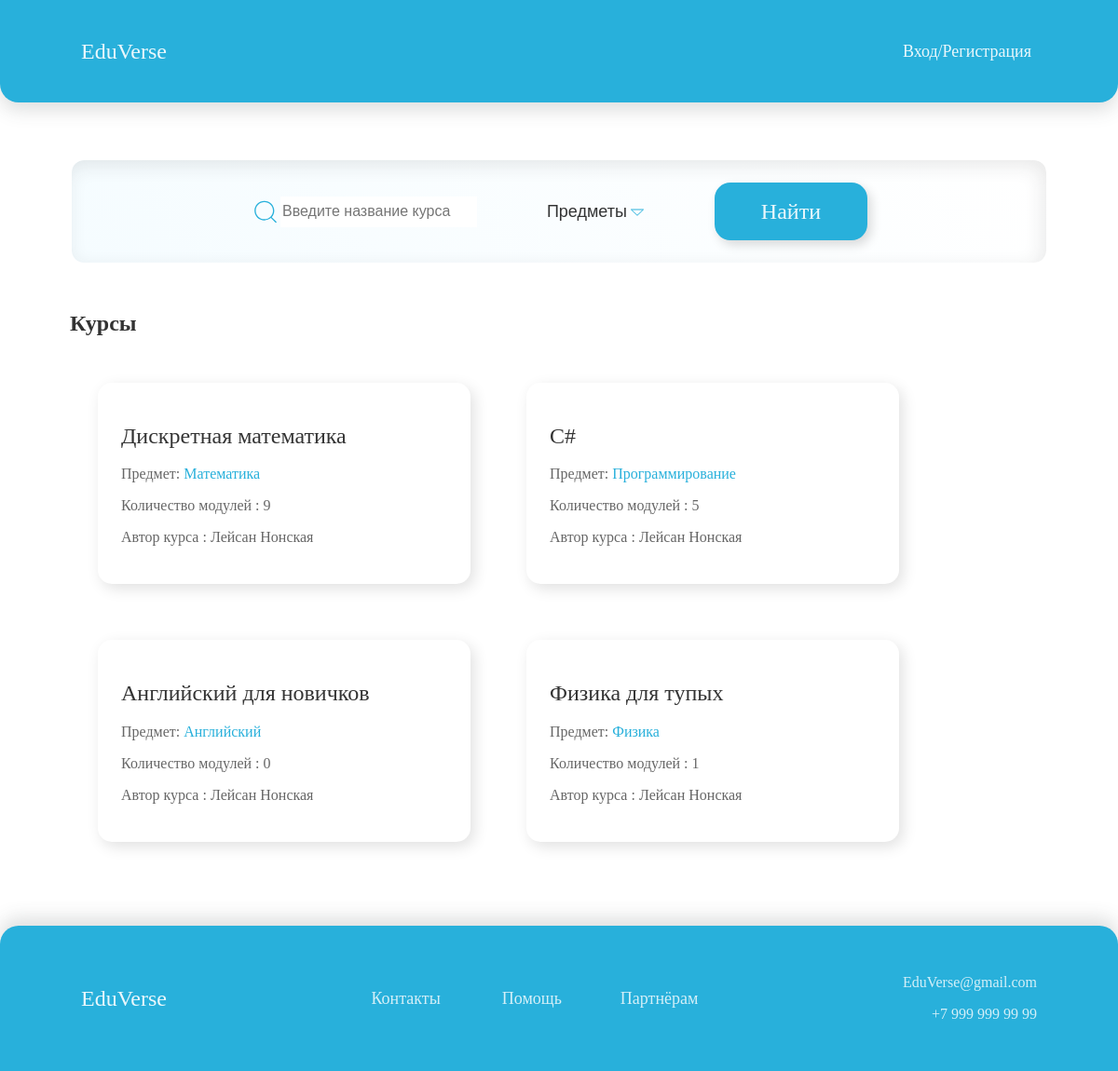
The page / on the database its author committed.
### courses/models.py (models this page shows, shortened)
class Course(models.Model):
    owner = models.ForeignKey(User,
                              related_name='courses_created',
                              on_delete=models.CASCADE)
    subject = models.ForeignKey(Subject,
                                related_name='courses',
                                on_delete=models.CASCADE)
    title = models.CharField(max_length=200)
    slug = models.SlugField(max_length=200, unique=True)
    overview = models.TextField()
    created = models.DateTimeField(auto_now_add=True)
    students = models.ManyToManyField(User,
                                      related_name='courses_joined',
                                      blank=True)
    class Meta:
        ordering = ['-created']

class Subject(models.Model):
    title = models.CharField(max_length=200)
    slug = models.SlugField(max_length=200, unique=True)
    class Meta:
        ordering = ['title']
    def __str__(self):
        return self.title

### courses/views.py (the view)
# urls.py: path('', CourseListView.as_view(), name='course_list'),
class CourseListView(TemplateResponseMixin, View):
    model = Course
    template_name = 'courses/course/list.html'
    def get(self, request, subject=None):
        subjects = Subject.objects.annotate(
            total_courses=Count('courses'))
        courses = Course.objects.annotate(
            total_modules=Count('modules'))
        search_query = request.GET.get('search')
        if subject:
            subject = get_object_or_404(Subject, slug=subject)
            courses = courses.filter(subject=subject)
        if search_query:
            courses = courses.filter(title__icontains=search_query)
        return self.render_to_response({'subjects': subjects,
                                        'subject': subject,
                                        'courses': courses})

### courses/templates/courses/course/list.html (shortened to what this page needs)
{% extends "base.html" %}
{% block content %}
<div class="search_div">
<form class="search_form" action='{% url "course_list"%}' method="GET">
    <div
    style="
    display: flex;
    flex-wrap: inherit;
    --bs-gutter-y: 0;
">
        <img src="../../../static/img/circum_search.svg">
    <input style="font-size: 16px;" class="search_input_field" type="search" placeholder="Введите название курса" name="search" style="width:165px;">
    </div>
    <div class="dropdown">
    <button style="
    color: rgba(0,0,0,0.8);
     margin-left: 35px;
     margin-right: 35px;
    display: flex;
    font-size: 18px;
    flex-wrap: inherit;
    --bs-gutter-y: 0;
"
        class="dropbtn">Предметы<img style="margin-top:7px; margin-left: 3px;" src="../../../static/img/Polygon.svg"></button>
</div>
    <button  class="standart_btn" type="submit">Найти</button>
</form>
    </div>
    <div class="main_courses_div">
        <h2 style="color: rgba(0,0,0,0.8);">
            {% if subject %}
             Курсы по предемету:  {{ subject.title }}
            {% else %}
              Курсы
            {% endif %}
        </h2>
  <div class="all_courses">
    {% for course in courses %}
      {% with subject=course.subject %}
    <div class="course">
        <h3>
          <a style="margin-bottom: 15px;"class="course_card_title" href='{% url "course:course_detail" course.slug %}'>
            {{ course.title }}
          </a>
        </h3>
        <p class="course_text">
          Предмет:
          <a class="course_card_link" href='{% url "course:course_list_subject" subject.slug %}'>{{ subject }}</a>
        </p>
        <p class="course_text">Количество модулей : {{ course.total_modules }}</p>
        <p class="course_text">Автор курса : {{ course.owner.get_full_name }}</p>
    </div>
      {% endwith %}
    {% endfor %}
  </div>
    </div>
{% endblock %}

### courses/static/base.css (style rules this page uses)
html { height: 100%; overflow-x: hidden; }
body { height: 100%; margin: 0; font-family: Gilroy-Medium; font-weight: 500; }
a { text-decoration: none; }
.main_courses_div { margin-top: 50px; margin-left: 75px; }
.all_courses { flex: 2 1 auto; flex-wrap: wrap; flex-flow: row wrap; display:flex; max-width: 100%; margin-bottom: 60px; }
.course { border-radius: 15px; background: #FFF; box-shadow: 4px 5px 16px 0px rgba(0, 0, 0, 0.12); padding: 25px; display: block; margin: 30px; width: 350px; }
.course_text { color: rgba(0, 0, 0, 0.60); font-family: Gilroy; font-size: 16px; font-style: normal; font-weight: 500; line-height: normal; }
.course_card_link { color: #28B0DB; font-size: 16px; font-weight: 500; }
.course_card_title { color: rgba(0, 0, 0, 0.80); font-size: 24px; font-weight: 500; }
.search_div { margin-right: 75px; margin-left: 75px; display: flex; justify-content: space-between; padding-left: 15%; padding-right: 15%; margin-top: 60px; border-radius: 15px; border: 2px solid #FFF; background: var(--inner-search, linear-gradient(53deg, #F5FCFF 0%, rgba(242, 249, 252, 0.00) 100%, #F2F9FC 100%)); box-shadow: -4px 6px 20px 0px rgba(38, 42, 44, 0.10) inset; height: 110px; }
.standart_btn { border: 0; border-radius: 17px; background: #28B0DB; height: 62px; box-shadow: 4px 5px 12px 0px rgba(0, 0, 0, 0.15); color: rgba(255, 255, 255, 0.90); font-family: Gilroy; font-size: 24px; font-style: normal; font-weight: 500; line-height: normal; display: inline-flex; padding: 17px 50px; justify-content: center; align-items: center; gap: 10px; transition: all 0.3s ease 0s; }
.search_form { display: flex; flex-wrap: inherit; align-items: center; justify-content: space-between; --bs-gutter-x: 1.5rem; --bs-gutter-y: 0; width: 100%; padding-right: calc(var(--bs-gutter-x) * .5); padding-left: calc(var(--bs-gutter-x) * .5); margin-right: auto; margin-left: auto; }
.search_input_field { border: 0; }
.dropbtn { background-color: rgba(0,0,0,0); color: white; padding: 16px; font-size: 16px; border: none; transition: all 0.3s ease 0s; }
.dropdown { position: relative; display: inline-block; transition: all 0.3s ease 0s; }

### rows shown on the page
Course: title "Дискретная математика", subject "Математика", total_modules "9", owner.get_full_name "Лейсан Нонская"
Course: title "C#", subject "Программирование", total_modules "5", owner.get_full_name "Лейсан Нонская"
Course: title "Английский для новичков", subject "Английский", total_modules "0", owner.get_full_name "Лейсан Нонская"
Course: title "Физика для тупых", subject "Физика", total_modules "1", owner.get_full_name "Лейсан Нонская"
